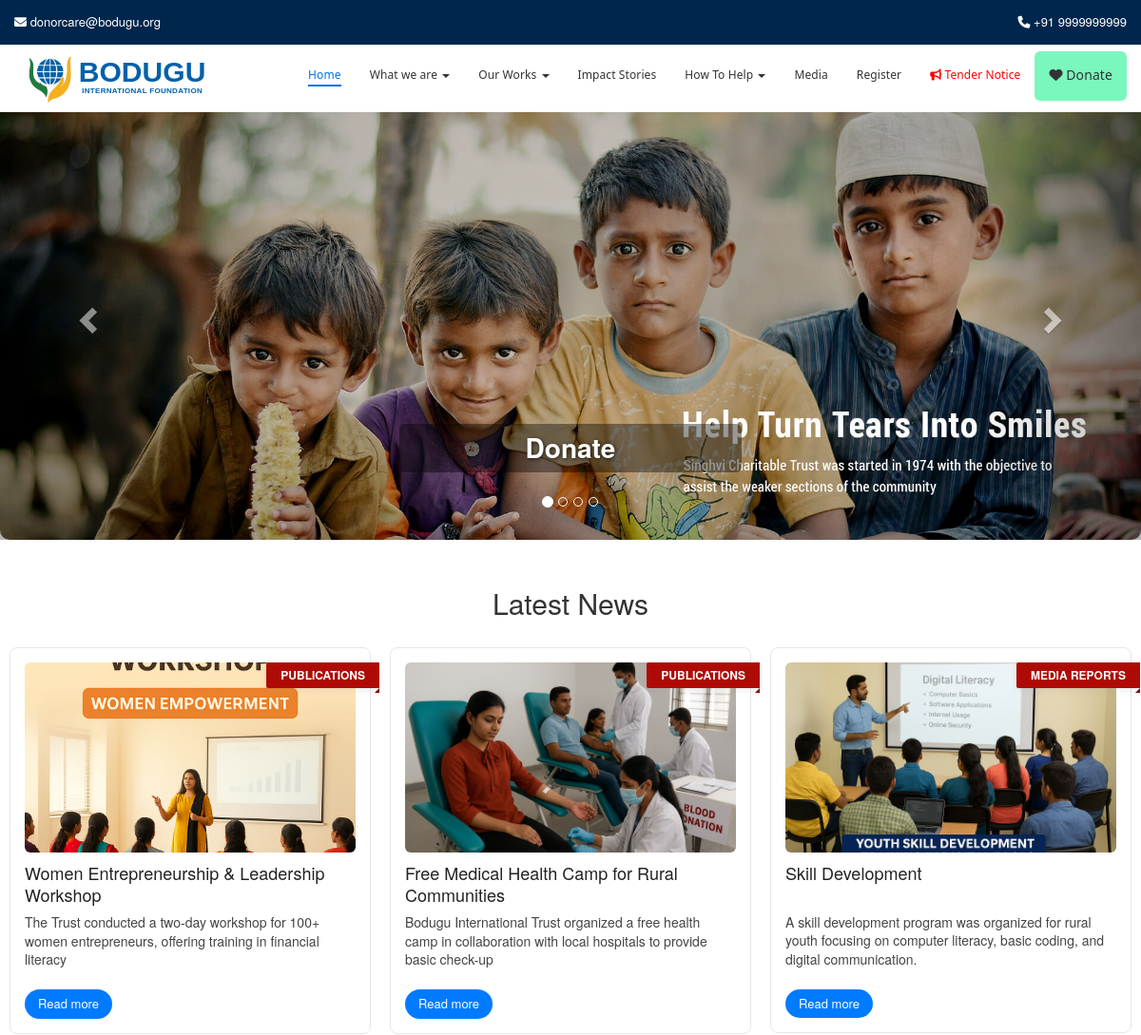
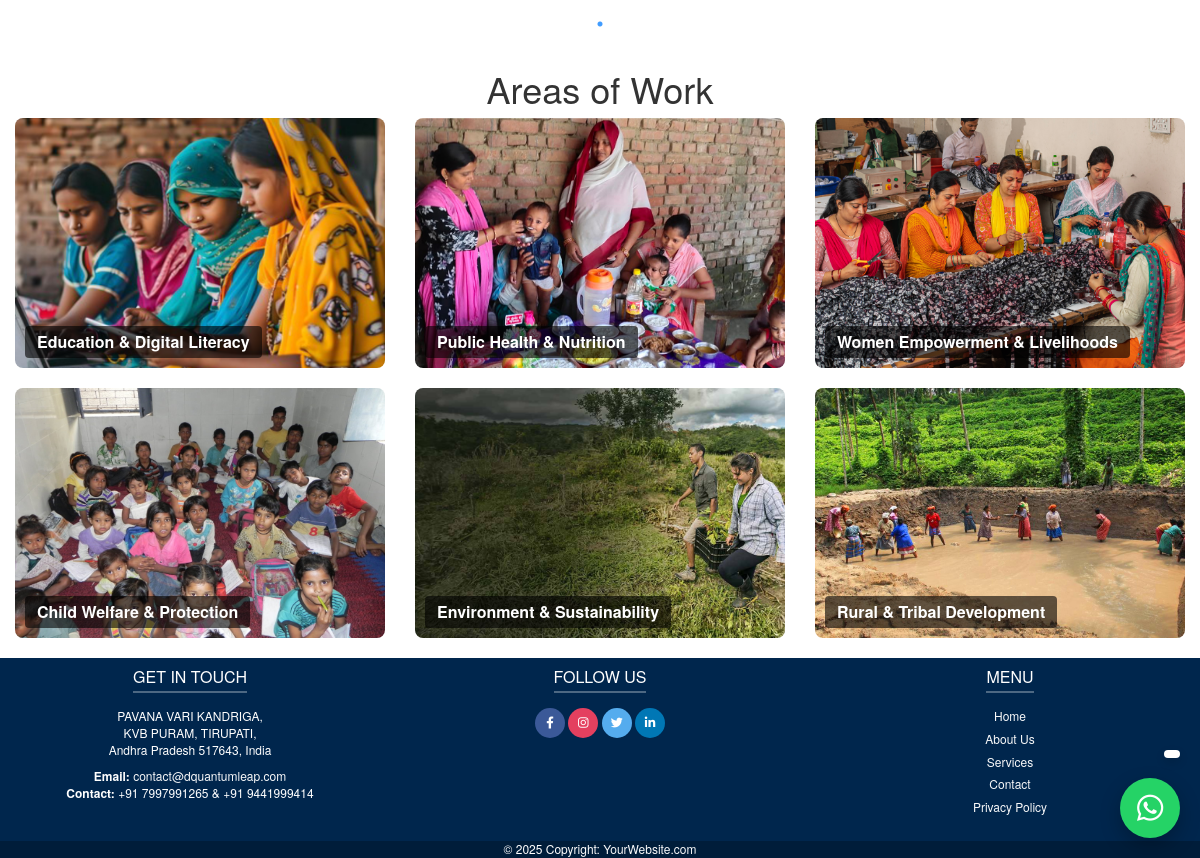
The page / on the database its author committed (2 pictures, top to bottom).
### trust/models.py (models this page shows, shortened)
class HomeBannerView(models.Model):
    image = models.ImageField(upload_to='images/banner', default='images/default.png')
    title = models.CharField(max_length=100)
    link = models.URLField(blank=True, null=True)

class LatestNewsView(models.Model):
    image = models.ImageField(upload_to='images/latestnews', default='images/default.png')
    title = models.CharField(max_length=50)
    sticker = models.CharField(max_length=25)
    publisheddate = models.DateField(null=True, blank=True)
    description = models.CharField(max_length=500)
    content = RichTextField(blank=True, null=True)
    extra_image1 = models.ImageField(upload_to='images/latestnews', blank=True, null=True)
    extra_image2 = models.ImageField(upload_to='images/latestnews', blank=True, null=True)
    extra_image3 = models.ImageField(upload_to='images/latestnews', blank=True, null=True)
    slug = models.SlugField(unique=True, blank=True)
    def get_absolute_url(self):
        return reverse('latestnews_detail', args=[self.slug])

class AreaOfWork(models.Model):
    banner_image = models.ImageField(upload_to="images/areas", default='images/default.png')
    title = models.CharField(max_length=150)
    description = RichTextField(blank=True, null=True)
    extra_image1 = models.ImageField(upload_to='images/areas', blank=True, null=True)
    slug = models.SlugField(unique=True, blank=True)
    def get_absolute_url(self):
        return reverse("area_detail", args=[self.slug])

### trust/views.py (the view)
# urls.py: 2. Add a URL to urlpatterns:  path('', views.home, name='home')
def home(request):
    homebanner = HomeBannerView.objects.all()
    latestnews = LatestNewsView.objects.all()
    areas = AreaOfWork.objects.all()
    return render(request, 'trust/home.html', {
        'homebanner': homebanner,
        'latestnews': latestnews,
        'areas': areas,
    })

### trust/context_processors.py (called while the page is built)
def areas_processor(request):
    return {
        "areas": AreaOfWork.objects.all()
    }

### templates/trust/home.html (shortened to what this page needs)
{% extends "base.html" %}
{% block extra_css %}
  <link rel="stylesheet" href="https://cdnjs.cloudflare.com/ajax/libs/slick-carousel/1.8.1/slick.min.css"/>
  <link rel="stylesheet" href="https://cdnjs.cloudflare.com/ajax/libs/slick-carousel/1.8.1/slick-theme.min.css"/>
{% endblock %}
{% block content %}
  <div class="container-fluid banner-wrapper" style="padding:0;">
    <div id="bannerCarousel" class="carousel slide carousel-fade" data-ride="carousel" data-interval="4000">
      <ol class="carousel-indicators">
        {% for banner in homebanner %}
          <li data-target="#bannerCarousel"
              data-slide-to="{{ forloop.counter0 }}"
              class="{% if forloop.first %}active{% endif %}"></li>
        {% endfor %}
      </ol>
      <div class="carousel-inner" role="listbox">
        {% for banner in homebanner %}
          <div class="item {% if forloop.first %}active{% endif %}">
            <img src="{{ banner.image.url }}" alt="{{ banner.title }}" class="banner-img">
            <div class="carousel-caption animated-caption">
              <h2 class="banner-title">
                {% if banner.link %}
                  <a href="{{ banner.link }}" class="banner-link">{{ banner.title }}</a>
                {% else %}
                  {{ banner.title }}
                {% endif %}
              </h2>
            </div>
          </div>
        {% endfor %}
      </div>
      <a class="left carousel-control" href="#bannerCarousel" role="button" data-slide="prev">
        <span class="glyphicon glyphicon-chevron-left"></span>
      </a>
      <a class="right carousel-control" href="#bannerCarousel" role="button" data-slide="next">
        <span class="glyphicon glyphicon-chevron-right"></span>
      </a>
    </div>
  </div>
  <div class="container latest-section">
    <h2 class="text-center">Latest News</h2>
    <ul class="latest-slick-slider">
      {% for news in latestnews %}
        <li class="element">
          <div class="inside-box">
            {% if news.sticker %}
              <span class="ribbon">{{ news.sticker }}</span>
            {% endif %}
            {% if news.image %}
              <div class="img-container">
                <img src="{{ news.image.url }}" alt="{{ news.title }}">
              </div>
            {% endif %}
            <h4 class="title-clamp">{{ news.title }}</h4>
            <p class="clamp-text">{{ news.description|truncatewords:30 }}</p>
            <a href="{{ news.get_absolute_url }}" class="readMoreBtn"><span>Read more</span></a>
          </div>
        </li>
      {% empty %}
        <li><em>No news available.</em></li>
      {% endfor %}
    </ul>
  </div>
  <div class="container" style="margin-top:10px;">
    <h1 class="text-center">Areas of Work</h1>
    <div class="work-section row justify-content-center">
      {% for area in areas %}
        <div class="col-md-4 col-sm-6" style="margin-bottom:20px;">
          <div class="work-card">
            {% if area.banner_image %}
              <img src="{{ area.banner_image.url }}" alt="{{ area.title }}">
            {% endif %}
            <div class="work-title">{{ area.title }}</div>
          </div>
        </div>
      {% endfor %}
    </div>
  </div>
{% endblock %}

### templates/base.html (shortened to what this page needs)
<!DOCTYPE html>
<html lang="en">
<head>
    <link rel="stylesheet" href="https://maxcdn.bootstrapcdn.com/bootstrap/3.4.1/css/bootstrap.min.css">
    <link rel="stylesheet" href="https://cdnjs.cloudflare.com/ajax/libs/font-awesome/6.5.1/css/all.min.css">
    <link rel="stylesheet" href="https://cdnjs.cloudflare.com/ajax/libs/font-awesome/6.4.0/css/all.min.css">
    {% block extra_css %}{% endblock %}
</head>
<body>
<div class="topbar">
        <div class="topbar-left">
            <i class="fa fa-envelope"></i> donorcare@bodugu.org
        </div>
        <div class="topbar-right">
            <i class="fa fa-phone"></i> +91 9999999999
        </div>
</div>
<nav class="navbar navbar-default navbar-fixed-top main-navbar">
    <div class="container-fluid">
        <div class="navbar-header">
            <a class="navbar-brand" href="/">
                <img src="/media/images/bodugulogo-Picsart-BackgroundRemover.jpeg" alt="Bodugu Logo" class="brand-logo">
                <div class="brand-text">
                    <div class="brand-title">BODUGU</div>
                    <div class="brand-subtitle">INTERNATIONAL FOUNDATION</div>
                </div>
            </a>
        </div>
        <div class="collapse navbar-collapse" id="main-navbar">
            <ul class="nav navbar-nav navbar-right main-nav-links">
                <li class="{% if request.resolver_match.url_name == 'home' %}active{% endif %}"><a href="/"> Home</a></li>
                <li class="dropdown {% if request.resolver_match.url_name in 'about_us board_of_trustees' %}active{% endif %}">
                    <a href="#" class="dropdown-toggle" data-toggle="dropdown"> What we are <b class="caret"></b></a>
                </li>
                <li class="dropdown {% if request.resolver_match.url_name == 'area_detail' %}active{% endif %}">
                    <a href="#" class="dropdown-toggle" data-toggle="dropdown"> Our Works <b class="caret"></b></a>
                </li>
                <li class="{% if request.resolver_match.url_name == 'impact_categories' %}active{% endif %}">
                    <a href="{% url 'impact_categories' %}"> Impact Stories </a>
                </li>
                <li class="dropdown {% if request.resolver_match.url_name in 'how_to_help campaign_list' %}active{% endif %}">
                    <a href="#" class="dropdown-toggle" data-toggle="dropdown"> How To Help <b class="caret"></b></a>
                </li>
                <li class="{% if request.resolver_match.url_name in 'media media_detail' %}active{% endif %}">
                    <a href="{% url 'media' %}"> Media</a>
                </li>
                <li class="{% if request.resolver_match.url_name in 'register' %}active{% endif %}">
                    <a href="{% url 'register' %}"> Register</a>
                </li>
                <li class="tender-notice"><a href="{% url 'tender_notice_list' %}"> <i class="fa fa-bullhorn"></i> <span class="tender-text">Tender Notice</span></a></li>
                <li><a href="{% url 'how_to_help' %}" class="donate-btn"><i class="fa fa-heart"></i> Donate</a></li>
            </ul>
        </div>
    </div>
</nav>
<div class="container">
    {% block content %}{% endblock %}
</div>
<div id="google_translate_element" class="translate-float"></div>
<a href="https://wa.me/918555819227?text=Hello%20Trust,%20I%20want%20to%20donate."
   class="whatsapp-float" target="_blank">
   <i class="fa-brands fa-whatsapp"></i>
</a>
<footer class="footer bg-primary text-white pt-5">
  <div class="container">
    <div class="row gx-2 text-center text-md-left">
      <div class="col-md-4 mb-4">
        <h5 class="footer-title">Get in Touch</h5>
        <p class="footer-text">
          PAVANA VARI KANDRIGA,<br>
          KVB PURAM, TIRUPATI,<br>
          Andhra Pradesh 517643, India
        </p>
        <p class="footer-text">
          <strong>Email:</strong>
          <a href="mailto:contact@dquantumleap.com" class="footer-link">contact@dquantumleap.com</a><br>
          <strong>Contact:</strong> +91 7997991265 &amp; +91 9441999414
        </p>
      </div>
      <div class="col-md-4 mb-4">
        <h5 class="footer-title">Follow Us</h5>
        <div class="footer-social d-flex justify-content-center justify-content-md-start gap-2">
          <a href="https://www.facebook.com/" target="_blank" class="social-icon facebook">
            <i class="fab fa-facebook-f"></i>
          </a>
          <a href="https://www.instagram.com/" target="_blank" class="social-icon instagram">
            <i class="fab fa-instagram"></i>
          </a>
          <a href="https://twitter.com/" target="_blank" class="social-icon twitter">
            <i class="fab fa-twitter"></i>
          </a>
          <a href="https://www.linkedin.com/" target="_blank" class="social-icon linkedin">
            <i class="fab fa-linkedin-in"></i>
          </a>
        </div>
      </div>
      <div class="col-md-4 mb-4">
        <h5 class="footer-title">Menu</h5>
        <ul class="list-unstyled footer-menu">
          <li><a href="#" class="footer-link">Home</a></li>
          <li><a href="#" class="footer-link">About Us</a></li>
          <li><a href="#" class="footer-link">Services</a></li>
          <li><a href="#" class="footer-link">Contact</a></li>
          <li><a href="#" class="footer-link">Privacy Policy</a></li>
        </ul>
      </div>
    </div>
  </div>
  <div class="footer-bottom text-center py-3">
    © 2025 Copyright:
    <a class="footer-link fw-bold" href="#">YourWebsite.com</a>
  </div>
</footer>
</body>
</html>

### templates/base.html (style rules this page uses)
:root { --site-bg: #fff; }
body { font-family: "Helvetica Neue", Helvetica, Arial, sans-serif; background-color: var(--site-bg); padding-top: 15px; }
.topbar { background: #00264d; color: #fff; font-size: 13px; padding: 14px 15px; position: fixed; top: 0; left: 0; right: 0; z-index: 1030; display: flex; justify-content: space-between; align-items: center; }
.main-navbar { position: fixed; top: 42px; left: 0; right: 0; z-index: 1020; margin-top: 0 !important; padding: 12px 15px; }
.navbar { background-color: var(--site-bg) !important; font-family: "Segoe UI", "Helvetica Neue", Arial, sans-serif; border: none !important; border-radius: 0 !important; box-shadow: none !important; background-image: none !important; font-size: 12px; font-weight: 400; letter-spacing: 0.1px; }
.navbar .navbar-brand { display: flex; align-items: flex-start; gap: 8px; padding: 5px 15px; font-family: Arial, Helvetica, sans-serif; margin-top: 0; }
.navbar-brand { display: flex; align-items: flex-start; gap: 8px; padding: 0px 15px; font-family: Arial, Helvetica, sans-serif; position: relative; }
.navbar-brand .brand-logo { height: 50px; width: auto; display: block; }
.brand-text { display: flex; flex-direction: column; line-height: 1.1; margin: 0; padding: 0; position: relative; top: 0; }
.brand-title { font-size: 30px; font-weight: bold; text-align: center; color: #0161aa; margin: 0; padding: 0; }
.brand-subtitle { font-size: 8px; font-weight: bold; text-align: center; color: #0161aa; letter-spacing: 0.3px; margin: 0; padding: 0; }
.navbar .nav > li > a { color: #333 !important; font-weight: 500; transition: all 0.3s ease; }
.navbar .nav > li > a:hover, .navbar .nav > li.active > a { color: #0073e6 !important; background: transparent !important; }
.navbar .nav > li > a::after { content: ""; display: block; width: 0; height: 2px; background: #0073e6; transition: width 0.3s; margin: 0 auto; }
.navbar .nav > li > a:hover::after, .navbar .nav > li.active > a::after { width: 100%; }
.donate-btn { background-color: #7af7bd !important; color: #fff !important; border-radius: 6px; font-weight: bold; font-size: 14px; padding: 6px 12px; line-height: normal; display: inline-block; vertical-align: middle; text-align: center; min-width: 80px; }
.whatsapp-float { position: fixed; right: 20px; bottom: 20px; width: 60px; height: 60px; border-radius: 50%; background: #25d366; color: #fff; display: flex; align-items: center; justify-content: center; font-size: 30px; box-shadow: 0 8px 20px rgba(0,0,0,0.25); z-index: 9999; text-decoration: none; animation: vibrate 2.2s linear infinite; }
.whatsapp-float i { line-height: 1; }
.whatsapp-float::before, .whatsapp-float::after { content: ""; position: absolute; inset: 0; border-radius: 50%; border: 2px solid rgba(37, 211, 102, 0.5); transform: scale(1); opacity: 0; }
.whatsapp-float::before { animation: wave 2s ease-out infinite; }
.whatsapp-float::after { animation: wave 2s ease-out infinite 1s; }
.translate-float { position: fixed; right: 20px; bottom: 100px; z-index: 9999; background: #fff; border-radius: 6px; padding: 4px 8px; box-shadow: 0 4px 10px rgba(0,0,0,0.15); }
footer.bg-primary { background-color: #00264d; }
.footer { font-size: 12px; line-height: 1.4; }
.footer-title { font-size: 16px; font-weight: 500; margin-bottom: 15px; text-transform: uppercase; border-bottom: 2px solid rgba(255, 255, 255, 0.3); display: inline-block; padding-bottom: 5px; }
.footer-text { margin-bottom: 10px; }
.footer-link { color: #f8f9fa; text-decoration: none; transition: color 0.3s ease; }
.social-icon { display: inline-flex; align-items: center; justify-content: center; width: 30px; height: 30px; border-radius: 50%; color: #fff; font-size: 12px; transition: all 0.3s ease; }
.social-icon.facebook { background: #3b5998; }
.social-icon.instagram { background: #e4405f; }
.social-icon.twitter { background: #55acee; }
.social-icon.linkedin { background: #0077b5; }
.footer-menu li { margin-bottom: 6px; }
.footer-bottom { background-color: rgba(0, 0, 0, 0.25); font-size: 12px; margin-top: 15px; }
.footer .row > [class*="col-"] { padding-left: 8px; padding-right: 8px; }
html, body { overflow-x: hidden; }

### rows shown on the page
HomeBannerView: image (picture), title "Donate"
LatestNewsView: sticker "PUBLICATIONS", image (picture), title "Women Entrepreneurship & Leadership Workshop", description "The Trust conducted a two-day workshop for 100+ women entrepreneurs, offering training in financial literacy"
LatestNewsView: sticker "PUBLICATIONS", image (picture), title "Free Medical Health Camp for Rural Communities", description "Bodugu International Trust organized a free health camp in collaboration with local hospitals to provide basic check-up"
LatestNewsView: sticker "MEDIA REPORTS", image (picture), title "Skill Development", description "A skill development program was organized for rural youth focusing on computer literacy, basic coding, and digital communication."
AreaOfWork: banner_image (picture), title "Education & Digital Literacy"
AreaOfWork: banner_image (picture), title "Public Health & Nutrition"
AreaOfWork: banner_image (picture), title "Women Empowerment & Livelihoods"
AreaOfWork: banner_image (picture), title "Child Welfare & Protection"
AreaOfWork: banner_image (picture), title "Environment & Sustainability"
AreaOfWork: banner_image (picture), title "Rural & Tribal Development"
